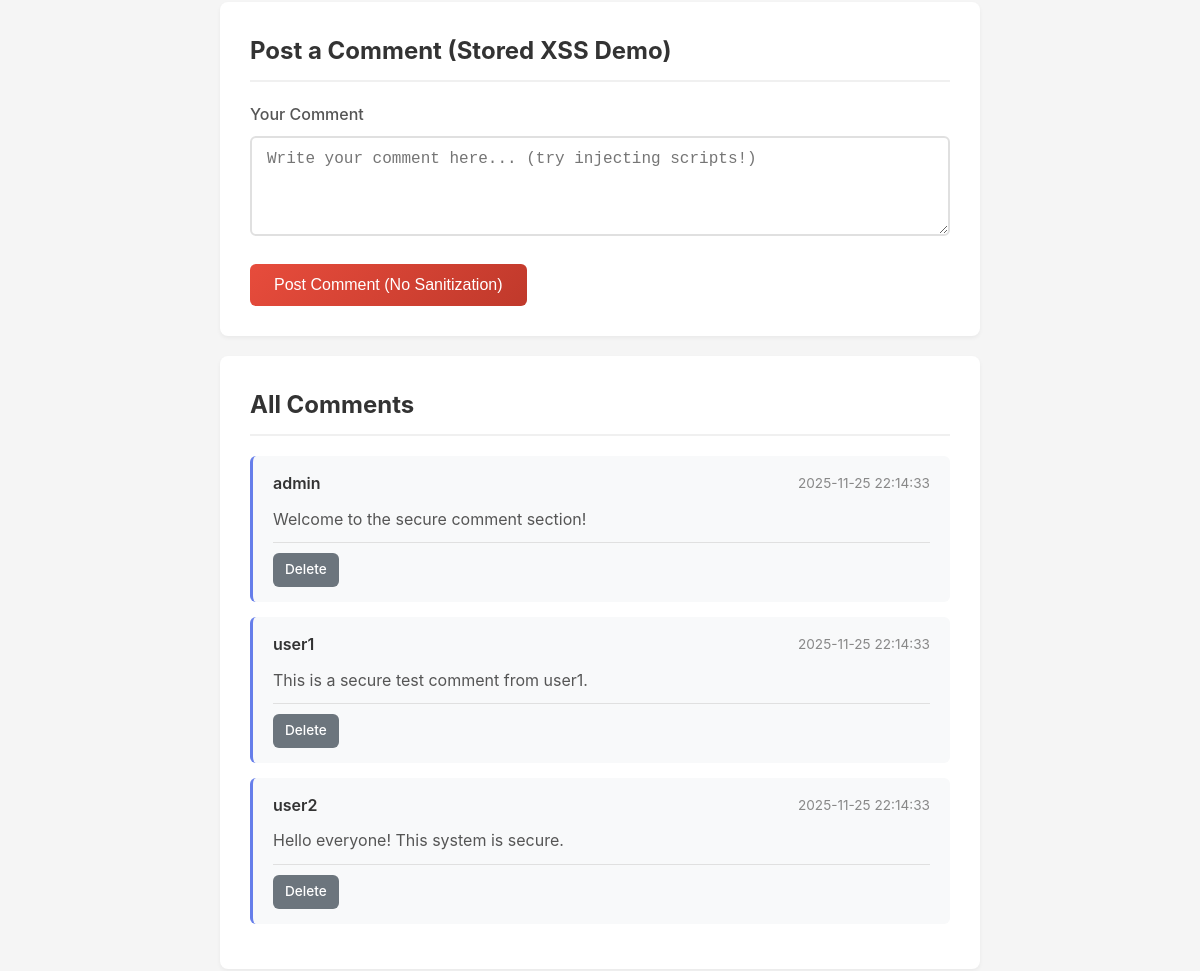
The page /web-security-demo/vulnerable/comments.php (signed in, middle part) on the database as committed earlier.
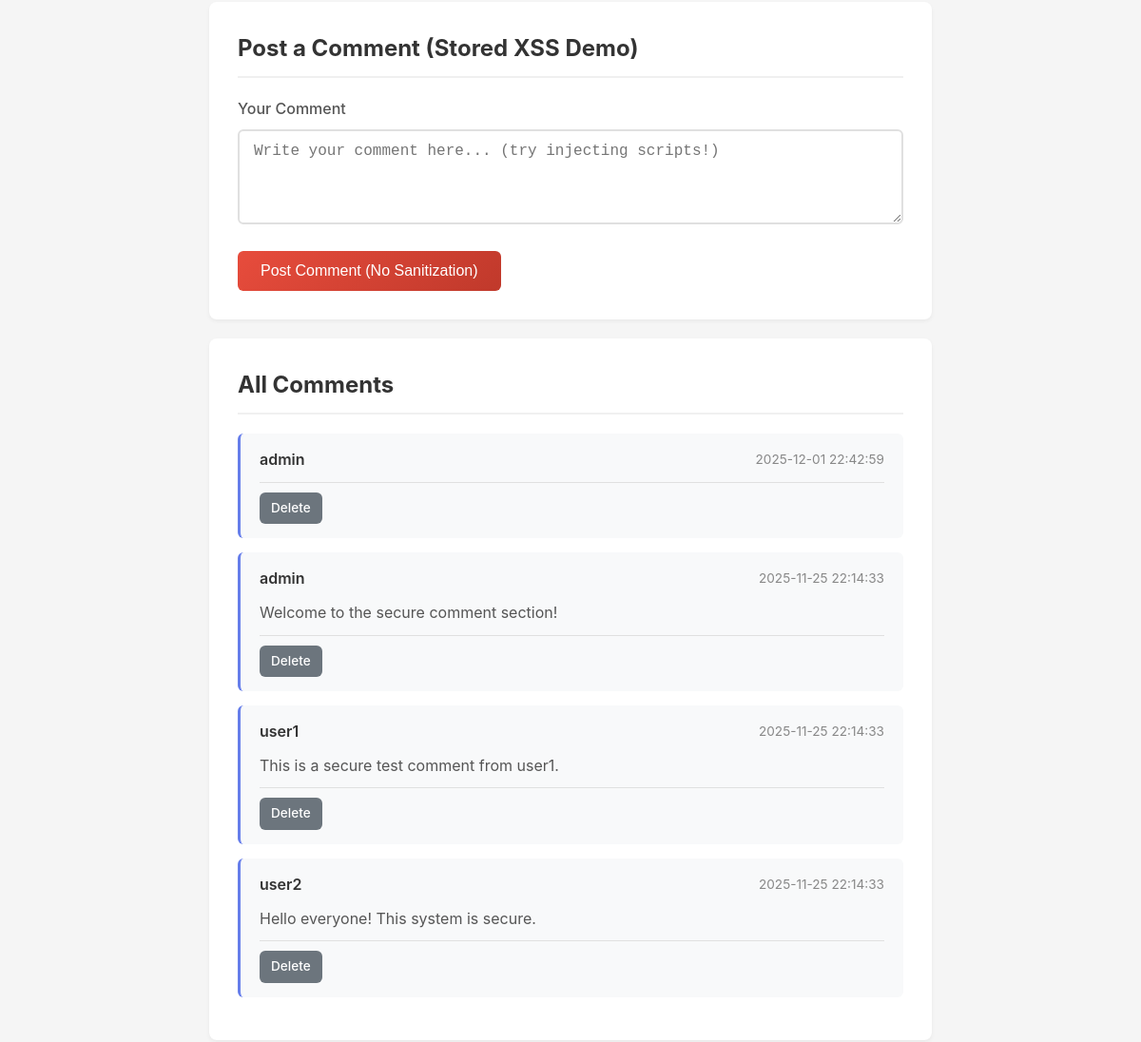
The same page on the database as committed later.
### tables this page shows
CREATE TABLE comments (
            id INTEGER PRIMARY KEY AUTOINCREMENT,
            user_id INTEGER NOT NULL,
            content TEXT NOT NULL,
            content_encrypted TEXT,
            created_at DATETIME DEFAULT CURRENT_TIMESTAMP,
            updated_at DATETIME DEFAULT CURRENT_TIMESTAMP,
            FOREIGN KEY (user_id) REFERENCES users(id)
        );

CREATE TABLE users (
            id INTEGER PRIMARY KEY AUTOINCREMENT,
            username TEXT NOT NULL UNIQUE,
            password_hash TEXT NOT NULL,
            email_encrypted TEXT,
            role TEXT DEFAULT 'user',
            created_at DATETIME DEFAULT CURRENT_TIMESTAMP,
            updated_at DATETIME DEFAULT CURRENT_TIMESTAMP
        );

### web-security-demo/vulnerable/comments.php (the view, shortened to what this page needs)
<?php
$search = $_GET['search'] ?? '';
$isSearching = !empty($search);
require_once 'includes/db.php';
$comments = $db->query("
    SELECT c.*, u.username
    FROM comments c
    JOIN users u ON c.user_id = u.id
    ORDER BY c.created_at DESC
");
?>
<!DOCTYPE html>
<html lang="en">
<head>
    <link rel="stylesheet" href="assets/style.css">
</head>
<body>
    <div class="container">
        <div class="card">
            <h2>Post a Comment (Stored XSS Demo)</h2>
            <form action="comments.php" method="POST">
                <div class="form-group">
                    <label for="comment">Your Comment</label>
                    <textarea id="comment" name="comment" required
                              placeholder="Write your comment here... (try injecting scripts!)"></textarea>
                </div>
                <button type="submit" class="btn btn-danger">Post Comment (No Sanitization)</button>
            </form>
        </div>
<?php if ($isSearching): ?>
    <div class="card" style="background:#fff7e6;">
        <h2>Search Results (VULNERABLE)</h2>
        <p><strong>You searched for:</strong></p>
        <div style="background:#fff; padding:10px; border:1px solid #ddd;">
            <?= $search ?>
        </div>
    </div>
    <?php else: ?>
        <div class="card">
            <h2>All Comments</h2>
            <?php
            while ($comment = $comments->fetchArray(SQLITE3_ASSOC)):
            ?>
                <div class="comment">
                    <div class="comment-header">
                        <span class="comment-author"><?= $comment['username']; ?></span>
                        <span class="comment-date"><?= $comment['created_at']; ?></span>
                    </div>
                    <div class="comment-content">
                        <?= $comment['content']; ?>
                    </div>
                    <div class="comment-actions">
                        <a href="comments.php?delete=<?= $comment['id']; ?>"
                        class="btn btn-sm btn-secondary"
                        onclick="return confirm('Delete this comment?')">Delete</a>
                    </div>
                </div>
            <?php endwhile; ?>
        </div>
    <?php endif; ?>
    </div>
</body>
</html>

Rows that differ between the two databases and show on the page:
added comments: user.username "admin", created_at "2025-12-01 22:42:59"
